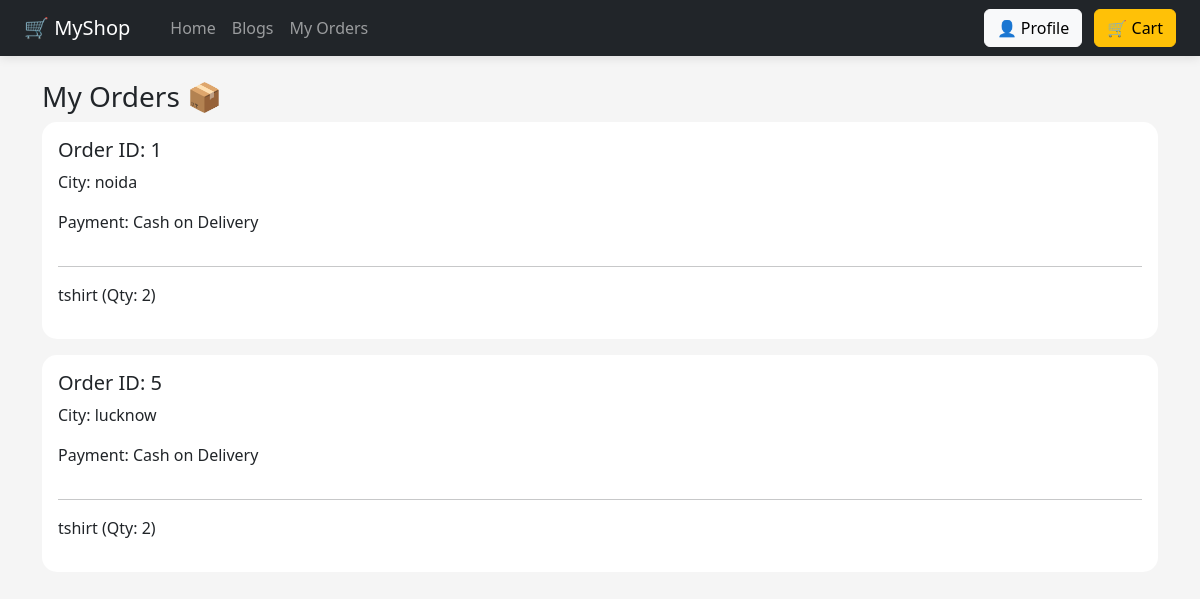
Screenshot of /orders/ (signed in) with the database file from the repository.
### store/models.py (models this page shows, shortened)
class Order(models.Model):
    user = models.ForeignKey(User, on_delete=models.CASCADE)
    address = models.TextField()
    city = models.CharField(max_length=100)
    pincode = models.CharField(max_length=10)
    payment_method = models.CharField(max_length=50)

class OrderItem(models.Model):
    order = models.ForeignKey(Order, on_delete=models.CASCADE)
    product = models.ForeignKey(Product, on_delete=models.CASCADE)
    quantity = models.IntegerField()

class Product(models.Model):
    name = models.CharField(max_length=200)
    price = models.IntegerField()
    description = models.TextField()
    image = CloudinaryField('image')

### store/views.py (the view)
# urls.py: path('orders/', views.orders, name='orders'),
@login_required
def orders(request):
    orders = Order.objects.filter(user=request.user)
    return render(request, 'orders.html', {'orders': orders})

### templates/orders.html
{% extends 'base.html' %}
{% block content %}
<h3>My Orders 📦</h3>
{% for order in orders %}
<div class="card p-3 mb-3">
    <h5>Order ID: {{order.id}}</h5>
    <p>City: {{order.city}}</p>
    <p>Payment: {{order.payment_method}}</p>
    <hr>
    {% for item in order.orderitem_set.all %}
        <p>
            {{item.product.name}} (Qty: {{item.quantity}})
        </p>
    {% endfor %}
</div>
{% endfor %}
{% endblock %}

### templates/base.html (shortened to what this page needs)
<!DOCTYPE html>
<html>
<head>
    <link href="https://cdn.jsdelivr.net/npm/bootstrap@5.3.0/dist/css/bootstrap.min.css" rel="stylesheet">
</head>
<body>
<nav class="navbar navbar-expand-lg navbar-dark bg-dark px-4">
    <a class="navbar-brand" href="{% url 'home' %}">🛒 MyShop</a>
    <div class="collapse navbar-collapse" id="navbarNav">
        <ul class="navbar-nav ms-3">
            <li class="nav-item">
                <a class="nav-link" href="/">Home</a>
            </li>
            <li class="nav-item">
                <a class="nav-link" href="/blogs/">Blogs</a>
            </li>
            <li class="nav-item">
                <a class="nav-link" href="/orders/">My Orders</a>
            </li>
        </ul>
        <div class="ms-auto">
            <a href="/profile/" class="btn btn-light me-2">👤 Profile</a>
            <a href="/cart/" class="btn btn-warning">🛒 Cart</a>
        </div>
    </div>
</nav>
<div class="container mt-4">
    {% block content %}{% endblock %}
</div>
</body>
</html>

### templates/base.html (style rules this page uses)
body { background: #f5f5f5; }
.navbar { box-shadow: 0 2px 10px rgba(0,0,0,0.1); }
.card { border: none; border-radius: 15px; transition: 0.3s; }

### rows the page displays
Order: id "1", city "noida", payment_method "Cash on Delivery"
OrderItem: product.name "tshirt", quantity "2"
Order: id "5", city "lucknow", payment_method "Cash on Delivery"
OrderItem: product.name "tshirt", quantity "2"
